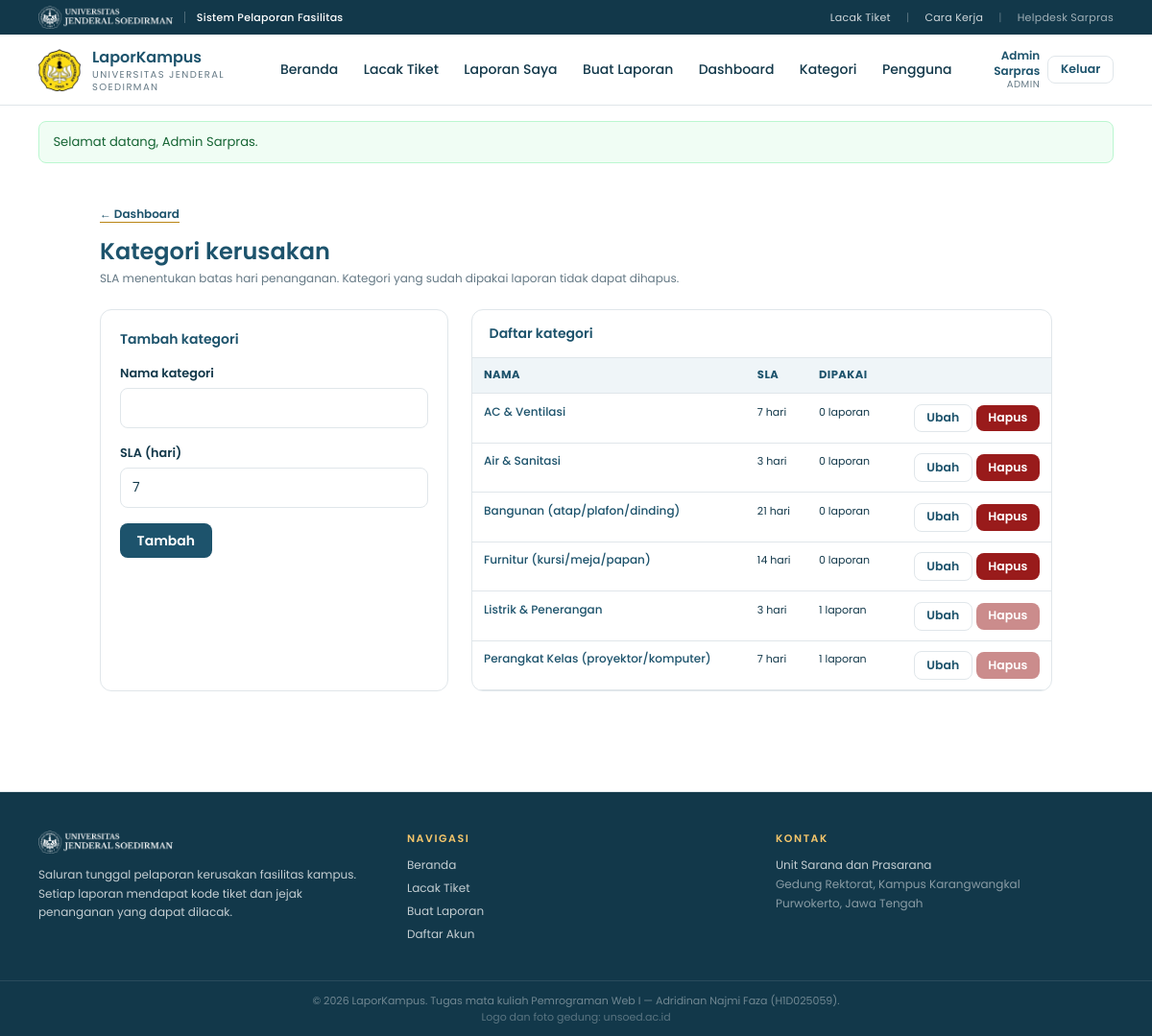
The app's page /admin/kategori.php (signed in) with its own data.
### tables this page shows
CREATE TABLE kategori (
  id       INT AUTO_INCREMENT PRIMARY KEY,
  nama     VARCHAR(80) NOT NULL UNIQUE,
  sla_hari SMALLINT    NOT NULL DEFAULT 7
);

### includes/fungsi.php (called while the page is built, shortened)
<?php
function e($v): string
{
    return htmlspecialchars((string) $v, ENT_QUOTES, 'UTF-8');
}

### admin/kategori.php (the view, shortened to what this page needs)
<?php
require_once __DIR__ . '/../includes/auth.php';
$edit  = null;
$nilai = ['nama' => '', 'sla_hari' => '7'];
$daftar = $pdo->query(
    'SELECT k.id, k.nama, k.sla_hari, COUNT(l.id) AS dipakai
     FROM kategori k LEFT JOIN laporan l ON l.kategori_id = k.id
     GROUP BY k.id ORDER BY k.nama'
)->fetchAll();
include __DIR__ . '/../includes/header.php';
?>
<div class="mx-auto max-w-5xl px-4 py-10">
  <a href="<?= BASE ?>/admin/index.php" class="text-xs font-semibold text-navy underline decoration-gold underline-offset-4">&larr; Dashboard</a>
  <h1 class="mt-3 text-2xl font-semibold text-navy">Kategori kerusakan</h1>
  <p class="mt-1 text-xs text-muted">SLA menentukan batas hari penanganan. Kategori yang sudah dipakai laporan tidak dapat dihapus.</p>
  <div class="mt-6 grid gap-6 md:grid-cols-[0.75fr_1.25fr]">
    <div class="card p-5">
      <h2 class="text-sm font-semibold text-navy"><?= $edit ? 'Ubah kategori' : 'Tambah kategori' ?></h2>
      <form method="post" class="mt-4" novalidate>
        <div class="field">
          <label for="nama">Nama kategori</label>
          <input type="text" id="nama" name="nama" value="<?= e($nilai['nama']) ?>" maxlength="80" required>
        </div>
        <div class="field">
          <label for="sla_hari">SLA (hari)</label>
          <input type="number" id="sla_hari" name="sla_hari" value="<?= e($nilai['sla_hari']) ?>" min="1" max="365" required>
        </div>
        <div class="flex gap-2">
          <button type="submit" class="btn btn-primary"><?= $edit ? 'Simpan perubahan' : 'Tambah' ?></button>
        </div>
      </form>
    </div>
    <div class="card overflow-hidden">
      <div class="card-head"><h2 class="text-sm font-semibold text-navy">Daftar kategori</h2></div>
      <div class="overflow-x-auto">
        <table class="tabel">
          <thead><tr><th>Nama</th><th>SLA</th><th>Dipakai</th><th></th></tr></thead>
          <tbody>
          <?php foreach ($daftar as $k): ?>
            <tr>
              <td class="text-xs font-medium text-navy"><?= e($k['nama']) ?></td>
              <td class="whitespace-nowrap text-[11px]"><?= (int) $k['sla_hari'] ?> hari</td>
              <td class="text-[11px]"><?= (int) $k['dipakai'] ?> laporan</td>
              <td class="whitespace-nowrap text-right">
                <a href="<?= BASE ?>/admin/kategori.php?edit=<?= (int) $k['id'] ?>" class="btn btn-ghost btn-sm">Ubah</a>
                <form method="post" class="inline" onsubmit="return confirm('Hapus kategori ini?');">
                  <button type="submit" class="btn btn-danger btn-sm" <?= (int) $k['dipakai'] > 0 ? 'disabled title="Masih dipakai laporan"' : '' ?>>Hapus</button>
                </form>
              </td>
            </tr>
          <?php endforeach; ?>
          </tbody>
        </table>
      </div>
    </div>
  </div>
</div>
<?php include __DIR__ . '/../includes/footer.php'; ?>

### assets/style.css (style rules this page uses)
:root { --navy: #1d536c; --navy-dark: #12384a; --navy-mid: #3f7896; --gold: #b98515; --gold-bright: #eeb700; --line: #e0e6ea; --muted: #657985; }
body { font-family: 'Poppins', 'Segoe UI', system-ui, sans-serif; }
.btn { display: inline-flex; align-items: center; justify-content: center; gap: .45rem; padding: .6rem 1.1rem; border-radius: .5rem; font-size: .875rem; font-weight: 600; line-height: 1.2; transition: background .15s, color .15s, border-color .15s; cursor: pointer; }
.btn-sm { padding: .4rem .8rem; font-size: .78rem; }
.btn-primary { background: var(--navy); color: #fff; }
.btn-ghost { background: #fff; color: var(--navy); border: 1px solid var(--line); }
.btn-danger { background: #991b1b; color: #fff; }
.btn:disabled { opacity: .5; cursor: not-allowed; }
.card { background: #fff; border: 1px solid var(--line); border-radius: .75rem; }
.card-head { border-bottom: 1px solid var(--line); padding: .9rem 1.1rem; }
.field { margin-bottom: 1rem; }
.field label { display: block; margin-bottom: .35rem; font-size: .8rem; font-weight: 600; color: var(--navy-dark); }
.field input[type=text], .field input[type=email], .field input[type=password], .field input[type=number], .field input[type=file], .field select, .field textarea { width: 100%; border: 1px solid var(--line); border-radius: .5rem; background: #fff; padding: .6rem .75rem; font-size: .875rem; color: var(--navy-dark); }
.tabel { width: 100%; border-collapse: collapse; font-size: .82rem; }
.tabel th { text-align: left; padding: .6rem .75rem; background: #eff5f8; color: var(--navy); font-size: .72rem; text-transform: uppercase; letter-spacing: .04em; border-bottom: 1px solid var(--line); }
.tabel td { padding: .65rem .75rem; border-bottom: 1px solid var(--line); vertical-align: top; }

### records on screen
kategori: nama "AC & Ventilasi", sla_hari "7", dipakai "0"
kategori: nama "Air & Sanitasi", sla_hari "3", dipakai "0"
kategori: nama "Bangunan (atap/plafon/dinding)", sla_hari "21", dipakai "0"
kategori: nama "Furnitur (kursi/meja/papan)", sla_hari "14", dipakai "0"
kategori: nama "Listrik & Penerangan", sla_hari "3", dipakai "1"
kategori: nama "Perangkat Kelas (proyektor/komputer)", sla_hari "7", dipakai "1"

### other values on screen
APP_NAME "LaporKampus"
APP_SUB "UNIVERSITAS JENDERAL SOEDIRMAN"
$u['nama'] "Admin Sarpras"
$u['role'] "ADMIN"
$f['pesan'] "Selamat datang, Admin Sarpras."
